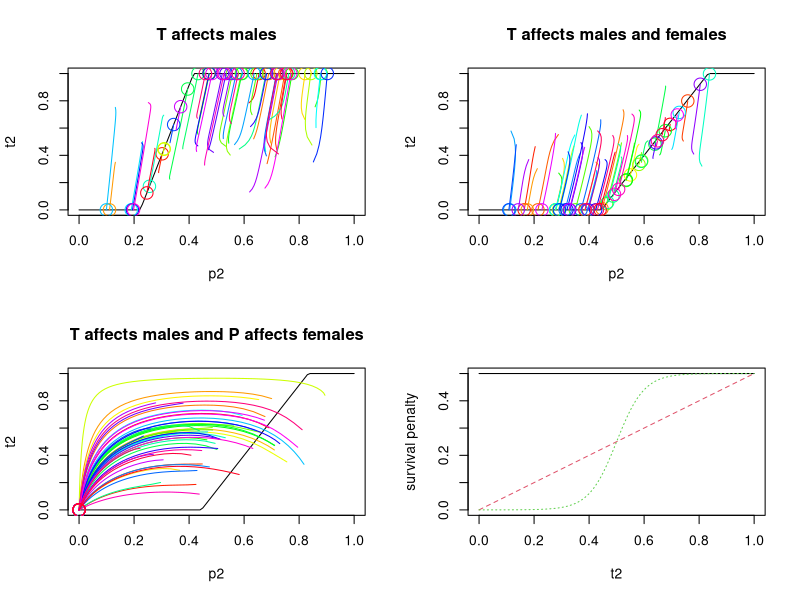

This chart was generated by the following R code: (Note: this script raises an error after producing the figure.)
z <- function(s,t2,a2){
  1 + (1-s)*(a2-1)*t2/(1-s*t2)
}

B <- function(s,t2,p2,a2){
  (1-s)/(1-s*t2)*(1+p2*(a2/z(s,t2,a2)-1))
}

delta_t2 <- function(s,t2,p2,a2){
  0.5*t2*(B(s,t2,p2,a2) - 1)
}

delta_p2 <- function(s,t2,p2,a2,D){
  delta_t2(s,t2,p2,a2)*D/(t2*(1-t2))  
}

D <- function(x1,x2,x3,x4){
  x1*x4-x2*x3  
}

equil <- function(s,p2,a2){
  (1/s+1/(a2*(1-s)-1))*p2 - 1/(a2*(1-s)-1)
}

equil_f <- function(s,p2,a2){
  (1/s+1/(a2*(1-s)-1))*p2/2 - 1/(a2*(1-s)-1)
}

equil_offs <- function(sfun,t2,a2){
  - sfun(t2)*(1 + t2*(a2 - 1))/((sfun(t2) -1 - sfun(t2)*t2)*(a2 -1))
}

t2 <- function(x1,x2,x3,x4){
  x3+x4  
}

p2 <- function(x1,x2,x3,x4){
  x2+x4
}

time_iter <- function(x1,x2,x3,x4,s,a2,Nt=1,verb=FALSE){
  
  x1mat <- matrix(c(
    1,   0.5,   0.5,  0.25,
    0.5, 0,     0.25, 0,
    0.5, 0.25,  0,    0,
    0.25,0,     0,    0
  ),ncol=4,byrow=TRUE)
  
  # T1P2
  x2mat <- matrix(c(
    0,   0.5,  0,     0.25,
    0.5, 1,    0.25,  0.5,
    0,   0.25, 0,     0,
    0.25,0.5,  0,     0
  ),ncol=4,byrow=TRUE)
  
  # T2P1
  x3mat <- matrix(c(
    0, 0, 0.5, 0.25,
    0, 0, 0.25,0,
    0.5,0.25,1,0.5,
    0.25,0,0.5,0
  ),ncol=4,byrow=TRUE)
  
  # T2P2
  x4mat <- matrix(c(
    0, 0, 0, 0.25,
    0, 0, 0.25,0.5,
    0, 0.25,0,0.5,
    0.25,0.5,0.5,1
  ),ncol=4,byrow=TRUE)
  
  out <- matrix(NA,ncol=Nt+1, nrow=4)
  out[,1] <- c(x1,x2,x3,x4)
  
  for(t in 1:Nt){
    t2h <- t2(x1,x2,x3,x4)
    p2h <- p2(x1,x2,x3,x4)
    Dh <- D(x1,x2,x3,x4)
    
    x1p <- x1/(1-s*t2h)
    x2p <- x2/(1-s*t2h)
    x3p <- (1-s)*x3/(1-s*t2h)
    x4p <- (1-s)*x4/(1-s*t2h)
    
    zval <- z(s,t2h,a2)
    
    tab1 <- matrix(c(
      x1*x1p,     x1*x2p,    x1*x3p,       x1*x4p,
      x2*x1p/zval,   x2*x2p/zval,  a2*x2*x3p/zval,  a2*x2*x4p/zval,
      x3*x1p,     x3*x2p,    x3*x3p,       x3*x4p,
      x4*x1p/zval,   x4*x2p/zval,  a2*x4*x3p/zval,  a2*x4*x4p/zval
    ),ncol=4,byrow=TRUE)
    # cat("tab1-sum: ", sum(tab1),"\n")
  
    x1n <- sum(tab1 * x1mat)
    x2n <- sum(tab1 * x2mat)
    x3n <- sum(tab1 * x3mat)
    x4n <- sum(tab1 * x4mat)
  
    if(verb){
      cat("Delta t2:", t2(x1n,x2n,x3n,x4n)-t2h," (",delta_t2(s,t2h,p2h,a2),")\t Delta p2",p2(x1n,x2n,x3n,x4n)- p2h,"(",delta_p2(s,t2h,p2h,a2,Dh),")\n")
    }
    tot <- x1n + x2n + x3n + x4n
    x1 <- x1n/tot
    x2 <- x2n/tot
    x3 <- x3n/tot
    x4 <- x4n/tot
    
    out[,t+1] <- c(x1,x2,x3,x4)
  }
  
  out
}

time_iter_fem_surv <- function(x1,x2,x3,x4,s,a2,Nt=1,verb=FALSE){
  x1mat <- matrix(c(
    1,   0.5,   0.5,  0.25,
    0.5, 0,     0.25, 0,
    0.5, 0.25,  0,    0,
    0.25,0,     0,    0
  ),ncol=4,byrow=TRUE)
  
  
  # T1P2
  x2mat <- matrix(c(
    0,   0.5,  0,     0.25,
    0.5, 1,    0.25,  0.5,
    0,   0.25, 0,     0,
    0.25,0.5,  0,     0
  ),ncol=4,byrow=TRUE)
  
  # T2P1
  x3mat <- matrix(c(
    0, 0, 0.5, 0.25,
    0, 0, 0.25,0,
    0.5,0.25,1,0.5,
    0.25,0,0.5,0
  ),ncol=4,byrow=TRUE)
  
  # T2P2
  x4mat <- matrix(c(
    0, 0, 0, 0.25,
    0, 0, 0.25,0.5,
    0, 0.25,0,0.5,
    0.25,0.5,0.5,1
  ),ncol=4,byrow=TRUE)
  
  out <- matrix(NA,ncol=Nt+1, nrow=4)
  out[,1] <- c(x1,x2,x3,x4)
  
  for(t in 1:Nt){
    t2h <- t2(x1,x2,x3,x4)
    p2h <- p2(x1,x2,x3,x4)
    Dh <- D(x1,x2,x3,x4)
  
    x1p <- x1/(1-s*t2h)
    x2p <- x2/(1-s*t2h)
    x3p <- (1-s)*x3/(1-s*t2h)
    x4p <- (1-s)*x4/(1-s*t2h)
  
    zval <- z(s,t2h,a2)
  
    tab1 <- matrix(c(
      x1p*x1p,        x1p*x2p,       x1p*x3p,          x1p*x4p,
      x2p*x1p/zval,   x2p*x2p/zval,  a2*x2p*x3p/zval,  a2*x2p*x4p/zval,
      x3p*x1p,        x3p*x2p,       x3p*x3p,          x3p*x4p,
      x4p*x1p/zval,   x4p*x2p/zval,  a2*x4p*x3p/zval,  a2*x4p*x4p/zval
    ),ncol=4,byrow=TRUE)
  # cat("tab1-sum: ", sum(tab1),"\n")
  
    x1n <- sum(tab1 * x1mat)
    x2n <- sum(tab1 * x2mat)
    x3n <- sum(tab1 * x3mat)
    x4n <- sum(tab1 * x4mat)
  
    if(verb){
      cat("Delta t2:", t2(x1n,x2n,x3n,x4n)-t2h,"\t Delta p2:",p2(x1n,x2n,x3n,x4n)- p2h,"\n")
    }
    tot <- x1n + x2n + x3n + x4n
    x1 <- x1n/tot
    x2 <- x2n/tot
    x3 <- x3n/tot
    x4 <- x4n/tot
    
    out[,t+1] <- c(x1,x2,x3,x4)
  }
  out  
}

time_iter_fem_surv_p <- function(x1,x2,x3,x4,s,a2,Nt=1,verb=FALSE){
  x1mat <- matrix(c(
    1,   0.5,   0.5,  0.25,
    0.5, 0,     0.25, 0,
    0.5, 0.25,  0,    0,
    0.25,0,     0,    0
  ),ncol=4,byrow=TRUE)
  
  
  # T1P2
  x2mat <- matrix(c(
    0,   0.5,  0,     0.25,
    0.5, 1,    0.25,  0.5,
    0,   0.25, 0,     0,
    0.25,0.5,  0,     0
  ),ncol=4,byrow=TRUE)
  
  # T2P1
  x3mat <- matrix(c(
    0, 0, 0.5, 0.25,
    0, 0, 0.25,0,
    0.5,0.25,1,0.5,
    0.25,0,0.5,0
  ),ncol=4,byrow=TRUE)
  
  # T2P2
  x4mat <- matrix(c(
    0, 0, 0, 0.25,
    0, 0, 0.25,0.5,
    0, 0.25,0,0.5,
    0.25,0.5,0.5,1
  ),ncol=4,byrow=TRUE)
  
  out <- matrix(NA,ncol=Nt+1, nrow=4)
  out[,1] <- c(x1,x2,x3,x4)
  
  for(t in 1:Nt){
    t2h <- t2(x1,x2,x3,x4)
    p2h <- p2(x1,x2,x3,x4)
    Dh <- D(x1,x2,x3,x4)
    
    x1p <- x1/(1-s*t2h)
    x2p <- x2/(1-s*t2h)
    x3p <- (1-s)*x3/(1-s*t2h)
    x4p <- (1-s)*x4/(1-s*t2h)
    
    x1pf <- x1/(1-s*t2h)
    x2pf <- (1-s)*x2/(1-s*t2h)
    x3pf <- x3/(1-s*t2h)
    x4pf <- (1-s)*x4/(1-s*t2h)
    
    zval <- z(s,t2h,a2)
    
    tab1 <- matrix(c(
      x1pf*x1p,        x1pf*x2p,       x1pf*x3p,          x1pf*x4p,
      x2pf*x1p/zval,   x2pf*x2p/zval,  a2*x2pf*x3p/zval,  a2*x2pf*x4p/zval,
      x3pf*x1p,        x3pf*x2p,       x3pf*x3p,          x3pf*x4p,
      x4pf*x1p/zval,   x4pf*x2p/zval,  a2*x4pf*x3p/zval,  a2*x4pf*x4p/zval
    ),ncol=4,byrow=TRUE)
    # cat("tab1-sum: ", sum(tab1),"\n")
    
    x1n <- sum(tab1 * x1mat)
    x2n <- sum(tab1 * x2mat)
    x3n <- sum(tab1 * x3mat)
    x4n <- sum(tab1 * x4mat)
    
    if(verb){
      cat("Delta t2:", t2(x1n,x2n,x3n,x4n)-t2h,"\t Delta p2:",p2(x1n,x2n,x3n,x4n)- p2h,"\n")
    }
    tot <- x1n + x2n + x3n + x4n
    x1 <- x1n/tot
    x2 <- x2n/tot
    x3 <- x3n/tot
    x4 <- x4n/tot
    
    out[,t+1] <- c(x1,x2,x3,x4)
  }
  out  
}



time_iter_offs_surv <- function(x1,x2,x3,x4,sfun,a2,Nt=1,verb=FALSE,tol=0){
  x1mat <- matrix(c(
    1,   0.5,   0.5,  0.25,
    0.5, 0,     0.25, 0,
    0.5, 0.25,  0,    0,
    0.25,0,     0,    0
  ),ncol=4,byrow=TRUE)
  
  
  # T1P2
  x2mat <- matrix(c(
    0,   0.5,  0,     0.25,
    0.5, 1,    0.25,  0.5,
    0,   0.25, 0,     0,
    0.25,0.5,  0,     0
  ),ncol=4,byrow=TRUE)
  
  # T2P1
  x3mat <- matrix(c(
    0, 0, 0.5, 0.25,
    0, 0, 0.25,0,
    0.5,0.25,1,0.5,
    0.25,0,0.5,0
  ),ncol=4,byrow=TRUE)
  
  # T2P2
  x4mat <- matrix(c(
    0, 0, 0, 0.25,
    0, 0, 0.25,0.5,
    0, 0.25,0,0.5,
    0.25,0.5,0.5,1
  ),ncol=4,byrow=TRUE)
  
  out <- matrix(NA,ncol=Nt+1, nrow=4)
  tpoints <- numeric(Nt+1)
  tpoints[1] <- 1
  out[,1] <- c(x1,x2,x3,x4)
  

  s <- 0
  maxt <- 1
  for(t in 1:Nt){
    t2h <- t2(x1,x2,x3,x4)
    p2h <- p2(x1,x2,x3,x4)
    Dh <- D(x1,x2,x3,x4)
    
    x1p <- x1/(1-s*t2h)
    x2p <- x2/(1-s*t2h)
    x3p <- (1-s)*x3/(1-s*t2h)
    x4p <- (1-s)*x4/(1-s*t2h)
    
    x1pf <- x1/(1-s*t2h)
    x2pf <- (1-s)*x2/(1-s*t2h)
    x3pf <- x3/(1-s*t2h)
    x4pf <- (1-s)*x4/(1-s*t2h)
    
    zval <- z(s,t2h,a2)
    
    tab1 <- matrix(c(
      x1pf*x1p,        x1pf*x2p,       x1pf*x3p,          x1pf*x4p,
      x2pf*x1p/zval,   x2pf*x2p/zval,  a2*x2pf*x3p/zval,  a2*x2pf*x4p/zval,
      x3pf*x1p,        x3pf*x2p,       x3pf*x3p,          x3pf*x4p,
      x4pf*x1p/zval,   x4pf*x2p/zval,  a2*x4pf*x3p/zval,  a2*x4pf*x4p/zval
    ),ncol=4,byrow=TRUE)
    # cat("tab1-sum: ", sum(tab1),"\n")
    
    # applying survival penalty on the offspring
    # cat(sum(tab1),"\n")
    s_offs <- sfun(t2h)
    tab1[,3:4] <- (1-s_offs)*tab1[,3:4]
    # cat(sum(tab1),"\n")
    tab1 <- tab1/sum(tab1)
    
    x1n <- sum(tab1 * x1mat)
    x2n <- sum(tab1 * x2mat)
    x3n <- sum(tab1 * x3mat)
    x4n <- sum(tab1 * x4mat)
    
    if(verb){
      cat("Delta t2:", t2(x1n,x2n,x3n,x4n)-t2h,"\t Delta p2:",p2(x1n,x2n,x3n,x4n)- p2h,"\n")
    }
    tot <- x1n + x2n + x3n + x4n
    x1 <- x1n/tot
    x2 <- x2n/tot
    x3 <- x3n/tot
    x4 <- x4n/tot
    
    distance <- sqrt(sum((c(x1,x2,x3,x4)-out[,maxt])^2))
    if(t == Nt | distance >= tol){
      out[,maxt+1] <- c(x1,x2,x3,x4)
      tpoints[maxt+1] <- t
      maxt <- maxt + 1
    }
  }
  rbind(tpoints[1:maxt],out[,1:maxt])
}
par(mfrow=c(2,2))

# testing theoretical functions function(s,t2,p2,a2)
# delta_t2(0.3,t2(x1,x2,x3,x4),p2(x1,x2,x3,x4),2)
# delta_p2(0.3,t2(x1,x2,x3,x4),p2(x1,x2,x3,x4),2,D(x1,x2,x3,x4))
a2 <- 2.5
s <- 0.25
Nt <- 1e3
Nrep <- 50
cols <- rainbow(Nrep)

p2s <- seq(0,1,0.01)
t2s <- equil(s,p2s,a2)
t2s[t2s < 0 ] <- 0
t2s[t2s>1] <- 1
plot(p2s,t2s,xlim=c(0,1),ylim=c(0,1),xlab="p2",ylab="t2",type="l",main="T affects males")

for(i in 1:Nrep){
nums <- runif(4)
nums <- nums/sum(nums)
x1 <- nums[1]
x2 <- nums[2]
x3 <- nums[3]
x4 <- nums[4]
tmp <- time_iter(x1,x2,x3,x4,s,a2,Nt=Nt)
p2n <-apply(tmp[c(2,4),],2,sum)
t2n <- apply(tmp[c(3,4),],2,sum)
lines(p2n,t2n,col=cols[i])
points(p2n[length(p2n)],t2n[length(t2n)],cex=2,col=cols[i])
}

########### T affects males and females
p2s <- seq(0,1,0.01)
t2s <- equil_f(s,p2s,a2)
t2s[t2s < 0 ] <- 0
t2s[t2s>1] <- 1
plot(p2s,t2s,xlim=c(0,1),ylim=c(0,1),xlab="p2",ylab="t2",type="l",main="T affects males and females")

for(i in 1:Nrep){
  nums <- runif(4)
  nums <- nums/sum(nums)
  x1 <- nums[1]
  x2 <- nums[2]
  x3 <- nums[3]
  x4 <- nums[4]
  tmp <- time_iter_fem_surv(x1,x2,x3,x4,s,a2,Nt=Nt)
  p2n <-apply(tmp[c(2,4),],2,sum)
  t2n <- apply(tmp[c(3,4),],2,sum)
  lines(p2n,t2n,col=cols[i])
  points(p2n[length(p2n)],t2n[length(t2n)],cex=2,col=cols[i])
}


########### T affects males and P affects females

p2s <- seq(0,1,0.01)
t2s <- equil_f(s,p2s,a2)
t2s[t2s < 0 ] <- 0
t2s[t2s>1] <- 1
plot(p2s,t2s,xlim=c(0,1),ylim=c(0,1),xlab="p2",ylab="t2",type="l",main="T affects males and P affects females")

for(i in 1:Nrep){
  nums <- runif(4)
  nums <- nums/sum(nums)
  x1 <- nums[1]
  x2 <- nums[2]
  x3 <- nums[3]
  x4 <- nums[4]
  tmp <- time_iter_fem_surv_p(x1,x2,x3,x4,s,a2,Nt=Nt)
  p2n <-apply(tmp[c(2,4),],2,sum)
  t2n <- apply(tmp[c(3,4),],2,sum)
  lines(p2n,t2n,col=cols[i])
  points(p2n[length(p2n)],t2n[length(t2n)],cex=2,col=cols[i])
}


########### T affects offspring survival
# par(mfrow=c(1,1))
# s <- 0.22
# Nrep <- 1
# Nt <- 1e3
# a2 <- 6000
sfuns <- list(constant = function(t2,sval,sslope) sval,
            linear = function(t2,sval,sslope) sval*t2,
            logistic.max.s = function(t2,sval,sslope) sval*plogis(sslope*(t2-0.5)))
matplot(seq(0,1,0.01),do.call(cbind,lapply(sfuns,function(x) x(seq(0,1,0.01),0.5,20))),type="l",xlab="t2",ylab="survival penalty")

sfuns[['logistic']](20)
a2s <- c(1.2,1.5,3)
svals <- c(0.1,0.3,0.5)
sslopes <- c(7.5,20)
start <- expand.grid(x1 = seq(0,1,0.25), x2 = seq(0,1,0.25),x3 = seq(0,1,0.25))
start$x4 <- 1 - rowSums(start)
start <- start[!apply(start,1,FUN = function(x) any(x <0 | x > 1)),]
Nrep <- nrow(start)
tmp1 <- expand.grid(a2=a2s,stype= c('constant','linear'),sval = svals,sslope=NA,replicate=1:Nrep)
tmp2 <- expand.grid(a2=a2s,stype=c('logistic'),sval=svals,sslope=sslopes,replicate=1:Nrep)
overview <- rbind(tmp1,tmp2)

overview$filename <- paste("file",1:nrow(overview),".csv",sep="")
Nt <- 1e6
sfun <- function(t2){
  0.5*plogis(10*(t2-0.8))
}
a2 <- 1.2
t2s <- seq(0,1,0.01)
p2s <- equil_offs(sfun,t2s,a2)
p2s[p2s < 0 ] <- 0
p2s[p2s>1] <- 1
plot(p2s,t2s,xlim=c(0,1),ylim=c(0,1),xlab="p2",ylab="t2",type="l",main="T affects offspring")

Nt <- 1e6
for(i in 1:Nrep){
  nums <- runif(4)
  nums <- nums/sum(nums)
  x1 <- nums[1]
  x2 <- nums[2]
  x3 <- nums[3]
  x4 <- nums[4]
  tmp <- time_iter_offs_surv(x1,x2,x3,x4,sfun,a2,Nt=Nt,tol=0.01)
  p2n <-apply(tmp[c(3,5),],2,sum)
  t2n <- apply(tmp[c(4,5),],2,sum)
  lines(p2n,t2n,col=cols[i])
  points(p2n[length(p2n)],t2n[length(t2n)],cex=2,col=cols[i])
}

# p2n <- 0.55
# 
# eqnorm <- equil(0.3,p2n,2)
# x4 <- runif(1,eqnorm+p2n-1,min(c(p2n,eqnorm)))
# x2 <- p2n - x4
# x3 <- eqnorm - x4
# x1 <- 1 - x2 - x3 - x4
# time_iter(x1,x2,x3,x4,0.3,2)
# 
# p2n <- 0.9
# eqfem <- equil_f(0.3,p2n,2)
# x4 <- runif(1,eqfem+p2n-1,min(c(p2n,eqfem)))
# x2 <- p2n - x4
# x3 <- eqfem - x4
# x1 <- 1- x2 - x3 - x4
# # x1 <- 1 - p2n -eqfem + x4
# time_iter_fem_surv(x1,x2,x3,x4,0.3,2)
# 
